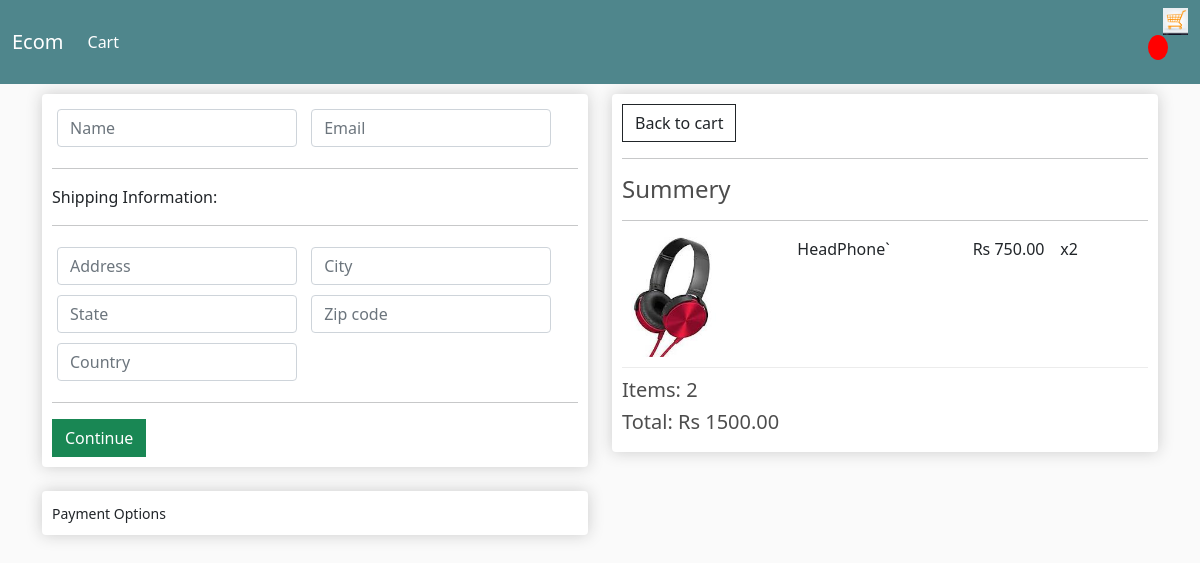
The app's page /checkOut/ (signed in) with its own data.
### mySite/models.py (models this page shows, shortened)
class orderItem(models.Model):
    product = models.ForeignKey(
        Product, on_delete=models.SET_NULL, blank=True, null=True
    )
    order = models.ForeignKey(Order, on_delete=models.SET_NULL, blank=True, null=True)
    quantity = models.IntegerField(default=0, null=True, blank=True)
    date_added = models.DateTimeField(auto_now_add=True)
    @property
    def get_total(self):
        total = self.product.price * self.quantity
        return total

class Product(models.Model):
    name = models.CharField(max_length=200, null=True)
    price = models.FloatField()
    digital = models.BooleanField(default=False, null=True, blank=True)
    image = models.ImageField(null=True, blank=True)

class Order(models.Model):
    customer = models.ForeignKey(
        Customer, on_delete=models.SET_NULL, blank=True, null=True
    )
    date_ordered = models.DateTimeField(auto_now_add=True)
    complete = models.BooleanField(default=False, null=True, blank=False)
    transaction_id = models.CharField(max_length=200, null=True)
    @property
    def cart_total(self):
        orderitems = self.orderitem_set.all()
        total = sum([item.get_total for item in orderitems])
        return total
    @property
    def cart_items(self):
        items = self.orderitem_set.all()
        total = sum([item.quantity for item in items])
        return total

### mySite/views.py (the view)
# urls.py: path("checkOut/", views.checkOut, name="checkOut"),
def checkOut(request):
    if request.user.is_authenticated:
        customer = request.user.customer
        order, created = Order.objects.get_or_create(customer=customer, complete=False)
        items = order.orderitem_set.all()
    else:
        items = []
        order = {"cart_total": 0, "cart_items": 0}
    context = {"items": items, "order": order}
    return render(request, "mySite/checkOut.html", context)

### mySite/templates/mySite/checkOut.html (shortened to what this page needs)
{% extends 'mySite/main.html' %}
{% load static %}
{% block content %}
<div class="row">
    <div class="col-lg-6">
        <div class="box-element" id="form-wrapper">
            <form id="info">
                <div id="user-info">
                    <div class="form-field">
                        <input required class="form-control" type="text" name="name" placeholder="Name">
                    </div>
                    <div class="form-field">
                        <input required class="form-control" type="email" name="email" placeholder="Email">
                    </div>
                </div>
                <div id="shipping-info">
                    <hr>
						<p>Shipping Information:</p>
						<hr>
						<div class="form-field">
							<input class="form-control" type="text" name="address" placeholder="Address">
						</div>
						<div class="form-field">
							<input class="form-control" type="text" name="city" placeholder="City">
						</div>
						<div class="form-field">
							<input class="form-control" type="text" name="state" placeholder="State">
						</div>
						<div class="form-field">
							<input class="form-control" type="text" name="zipcode" placeholder="Zip code">
						</div>
						<div class="form-field">
							<input class="form-control" type="text" name="country" placeholder="Country">
						</div>
                </div>
                <hr>
                <input id='form-buttom' class="btn btn-success" type="submit" value="Continue"></input>
            </form>
        </div>
        <br>
        <div class="box-element " id="payment-info">
				<small>Payment Options</small>
			</div>
    </div>
    <div class="col-lg-6">
        <div class="box-element">
            <a class="btn btn-outline-dark" href="{% url 'mySite:cart' %}">Back to cart</a>
        <hr>
        <h4>Summery</h4>
        <hr>
       {% for item in items %}
				<div class="cart-row">
					<div style="flex:2"><img class="row-image" src="{{item.product.image.url}}"></div>
					<div style="flex:2"><p>{{item.product.name}}</p></div>
					<div style="flex:1"><p>Rs {{item.product.price|floatformat:2}}</p></div>
					<div style="flex:1"><p>x{{item.quantity}}</p></div>
				</div>
				{% endfor %}
				<h5>Items:   {{order.cart_items}}</h5>
				<h5>Total:   Rs {{order.cart_total|floatformat:2}}</h5>
        </div>
    </div>
</div>
{% endblock content %}

### static/css/main.css (style rules this page uses)
body { background-color: hsl(0, 0%, 98%); }
h1,h2,h3,h4,h5,h6 { color:hsl(0, 0%, 30%); }
.box-element { box-shadow:hsl(0, 0%, 80%) 0 0 16px; background-color: #fff; border-radius: 4px; padding: 10px; }
.col-lg-4, .col-lg-6, .col-lg-8, .col-lg-12 { margin-top: 10px; }
.btn { border-radius: 0; }
.row-image { width: 100px; }
.form-field { width:250px; display: inline-block; padding: 5px; }
.cart-row { display: flex; align-items: flex-stretch; padding-bottom: 10px; margin-bottom: 10px; border-bottom: 1px solid #ececec; }

### records on screen
orderItem: product.image (picture), product.name "HeadPhone`", product.price "750.00", quantity "2"
Order: cart_items "2", cart_total "1500.00"
